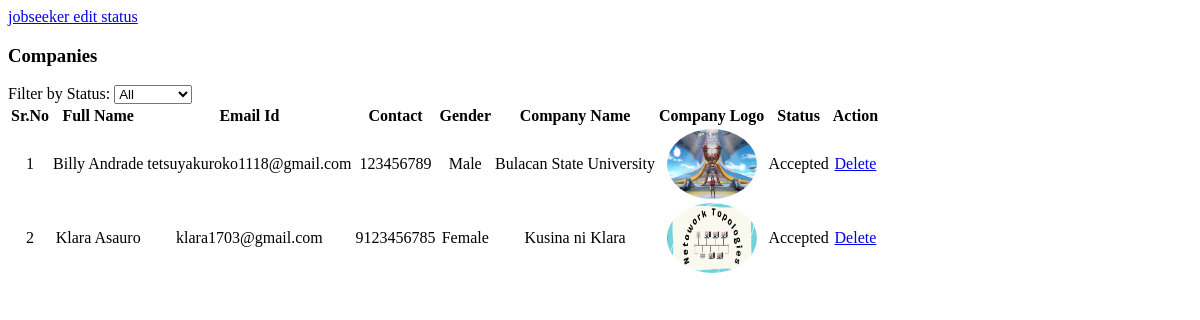
Page /companies_list/ on the earlier database version.
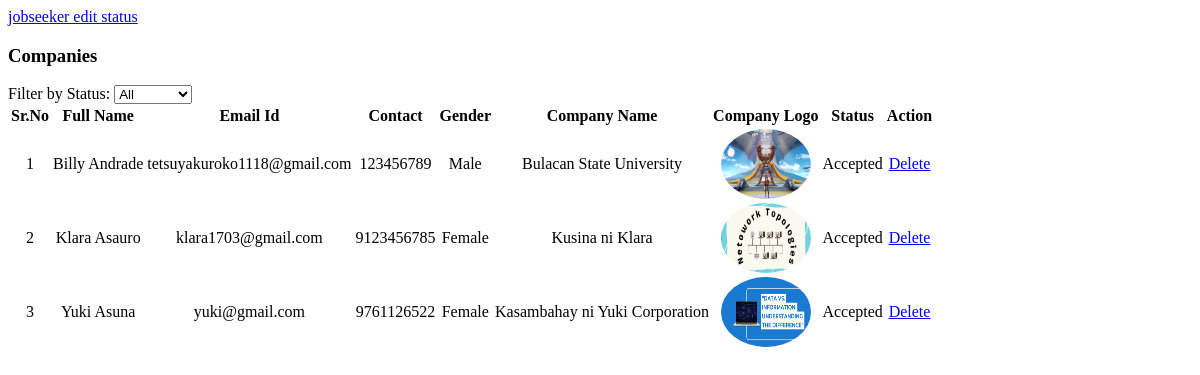
Same page on the later database version.
### venari/models.py (models this page shows, shortened)
class company(models.Model):
    user = models.ForeignKey(User, on_delete=models.CASCADE)
    phone_number = models.IntegerField(max_length=20)
    email = models.CharField(max_length=100, null=True)
    password = models.CharField(max_length=100, null= True)
    phone_number = models.IntegerField(max_length=20)
    company_logo = models.ImageField(upload_to="")
    gender = models.CharField(max_length=10, null=True)
    user_type = models.CharField(max_length=30)
    company_name = models.CharField(max_length=100)
    status = models.CharField(max_length=50, null = True)

### venari/views.py (the view)
# urls.py: path("companies_list/", views.all_companies, name="companies list"),
def all_companies(request):
    status_filter = request.GET.get('status', 'all')
    if status_filter == 'all':
        companies = company.objects.all()
    else:
        companies = company.objects.filter(status=status_filter)
    context = {
        'companies': companies,
        'status_filter': status_filter,
    }
    return render(request, 'companies_list.html', context)

### venari/templates/companies_list.html (shortened to what this page needs)
    <a href="/admin_view_jobseeker/">jobseeker edit status</a>
                {% block body %}
                <div class="card-header">
                    <h3 class="card-title">Companies</h3>
                    <div class="float-right">
                        <label for="status-filter">Filter by Status:</label>
                        <select id="status-filter" class="form-control" onchange="filterCompanies(this.value)">
                            <option value="all" {% if status_filter == 'all' %}selected{% endif %}>All</option>
                        </select>
                    </div>
                </div>
                <div class="card-body">
                    <div class="table-responsive">
                        <table class="table table-hover" id="example">
                            <thead>
                                    <tr>
                                        <th>Sr.No</th>
                                        <th>Full Name</th>
                                        <th>Email Id</th>
                                        <th>Contact</th>
                                        <th>Gender</th>
                                        <th>Company Name</th>
                                        <th>Company Logo</th>
                                        <th>Status</th>
                                        <th>Action</th>
                                    </tr>
                                </thead>
                                <tbody>
                                    {% for company in companies %}
                                        <tr>
                                            <td>{{forloop.counter}}</td>
                                            <td>{{company.user.get_full_name}}</td>
                                            <td>{{company.user.email}}</td>
                                            <td>{{company.phone_number}}</td>
                                            <td>{{company.gender}}</td>
                                            <td>{{company.company_name}}</td>
                                            <td><img src="{{company.company_logo.url}}" class="user-avatar"></td>
                                            <td>{{company.status}}</td>
                                            <td>
                                                {% if company.status == "Accepted" %}
                                                <a href="/admin_delete_company/{{company.user.id}}/" class="btn btn-danger" onclick="return confirm('Are you sure you want to delete this company?')">Delete</a>
                                                {% else %}
                                                <div class="btn-group" role="group">
                                                    <a href="/company_change_status/{{company.id}}/" class="btn btn-danger">Accept</a>
                                                    <a href="/admin_delete_company/{{company.user.id}}/" class="btn btn-danger" onclick="return confirm('Are you sure you want to delete this company?')">Delete</a>
                                                </div>
                                            {% endif %}
                                            </td>
                                        </tr>
                                    {% endfor %}
                                </tbody>
                            </table>
                        </div>
                    </div>
{% endblock %}

### venari/templates/companies_list.html (style rules this page uses)
.table th, .table td { text-align: center; }
.user-avatar { width: 90px; height: 70px; border-radius: 50%; }

Differences in the rows shown:
added company: user.get_full_name "Yuki Asuna", user.email "yuki@gmail.com", phone_number "9761126522", gender "Female", company_name "Kasambahay ni Yuki Corporation", company_logo (picture), status "Accepted"
